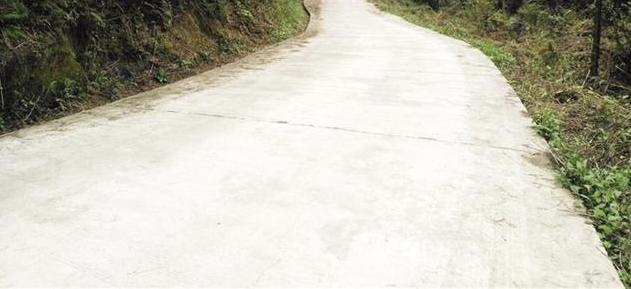
#> input picture Data2/3.JPG, 631 x 289 px, found by its file name
$ python 1.py
#> lines starting #> are read from the running program, lines starting #| are printed output that depends on the picture; after the words box and inside, x2 and y2 are one past the last pixel; in counts of white or black regions, pixels touching at a corner belong together
import cv2
import numpy as np


def caleGrayHist(image):
    # 灰度图像的高、宽
    rows, cols = image.shape
    # 存储灰度直方图
    grayHist = np.zeros([256], np.uint64)  # 图像的灰度级范围是0~255
    for r in range(rows):

        for c in range(cols):
            grayHist[image[r][c]] += 1

    return grayHist


def threshTwoPeaks(image):
    # 计算灰度直方图
    histogram = caleGrayHist(image)

    # 找到灰度直方图的最大峰值对应得灰度值
    maxLoc = np.where(histogram == np.max(histogram))
    firstPeak = maxLoc[0][0]  # 取第一个最大的灰度值

    # 寻找灰度直方图的第二个峰值对应得灰度值
    measureDists = np.zeros([256], np.float32)
    for k in range(256):
        measureDists[k] = pow(k - firstPeak, 2) * histogram[k]
    maxLoc2 = np.where(measureDists == np.max(measureDists))
    secondPeak = maxLoc2[0][0]

    # 找到两个峰值之间的最小值对应的灰度值，作为阈值
    thresh = 0
    if firstPeak > secondPeak:  # 第一个峰值在第二个峰值右侧
        temp = histogram[int(secondPeak):int(firstPeak)]
        minLoc = np.where(temp == np.min(temp))
        thresh = secondPeak + minLoc[0][0] + 1  # 有多个波谷取左侧的波谷
    else:
        temp = histogram[int(firstPeak):int(secondPeak)]
        minLoc = np.where(temp == np.min(temp))
        thresh = firstPeak + minLoc[0][0] + 1

    # 找到阈值后进行阈值处理，得到二值图
    threshImage_out = image.copy()
    threshImage_out[threshImage_out > thresh] = 255
    threshImage_out[threshImage_out <= thresh] = 0

    return (thresh, threshImage_out)


# THRESH_TRIANGLE与直方图技术法类似(效果更好)

img = cv2.imread(r'D:/bs/3.JPG', cv2.IMREAD_GRAYSCALE)
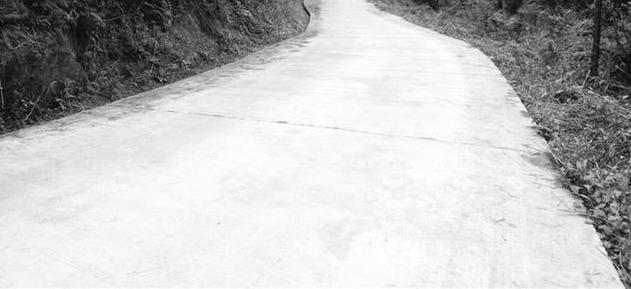
#> img: shape (289, 631); min 0, max 255, mean 190.7
the, dst = threshTwoPeaks(img)
#> in threshTwoPeaks, `histogram = caleGrayHist(image)`: histogram = 256 values, max 7892 at index 247, min 3 at index 1, mean 712.3
#> in threshTwoPeaks, `maxLoc = np.where(histogram == np.max(histogram))`: maxLoc = ([247],)
#> in threshTwoPeaks, `firstPeak = maxLoc[0][0]`: firstPeak = 247
#> after the loop in threshTwoPeaks, `for k in range(256):`: measureDists = 256 values, max 21981536 at index 40, min 0 at index 247, mean 6457739
#> in threshTwoPeaks, `maxLoc2 = np.where(measureDists == np.max(measureDists))`: maxLoc2 = ([40],)
#> in threshTwoPeaks, `secondPeak = maxLoc2[0][0]`: secondPeak = 40
#> in threshTwoPeaks, `temp = histogram[int(secondPeak):int(firstPeak)]`: temp = 207 values, max 6888 at index 205, min 99 at index 160, mean 638.4
#> in threshTwoPeaks, `minLoc = np.where(temp == np.min(temp))`: minLoc = ([160],)
#> in threshTwoPeaks, `thresh = secondPeak + minLoc[0][0] + 1`: thresh = 201
#> in threshTwoPeaks, `threshImage_out[threshImage_out > thresh] = 255`:
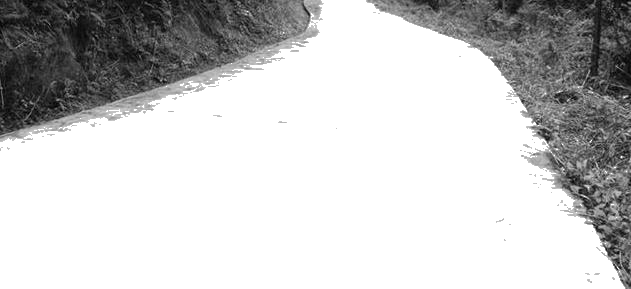
#> threshImage_out: shape (289, 631); min 0, max 255, mean 200
#> in threshTwoPeaks, `threshImage_out[threshImage_out <= thresh] = 0`:
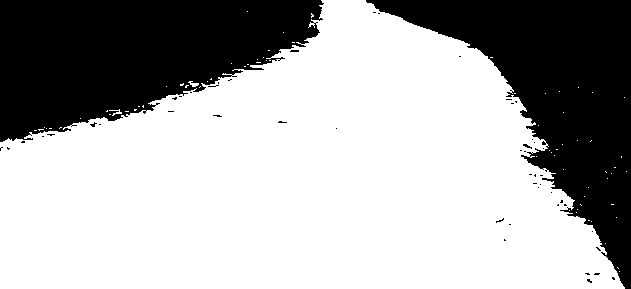
#> threshImage_out: shape (289, 631); 66.9% white; 51 black regions (48 under 20 px), largest, box (x1, y1, x2, y2) and area: (0, 0, 324, 142) 30998, (366, 0, 631, 289) 29066, (523, 144, 532, 149) 20
#> the = 201
the1 = 200
maxval = 255
the1, dst1 = cv2.threshold(img, the1, maxval, cv2.THRESH_TRIANGLE + cv2.THRESH_BINARY)
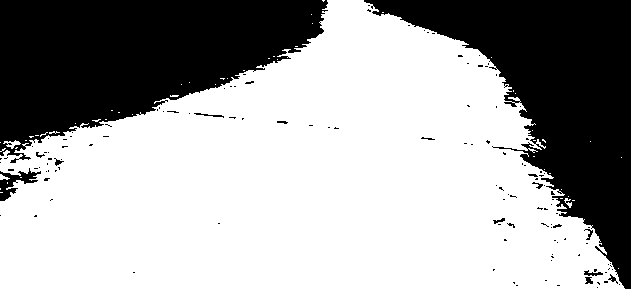
#> dst1: shape (289, 631); 64.9% white; 131 black regions (115 under 20 px), largest, box (x1, y1, x2, y2) and area: (0, 0, 328, 163) 32661, (364, 0, 631, 289) 30001, (0, 168, 41, 201) 503
#> the1 = 218
print('The thresh is :', the)
#| The thresh is : 201
print('The thresh1 is :', the1)
#| The thresh1 is : 218.0
cv2.imshow("image", img)
cv2.imshow('thresh_out', dst)
cv2.imshow('thresh_out1', dst1)
cv2.waitKey(0)
cv2.destroyAllWindows()
#cv2.imwrite('3.png',dst)#保存图片

$ run again, with Data2/4.JPG copied over Data2/3.JPG
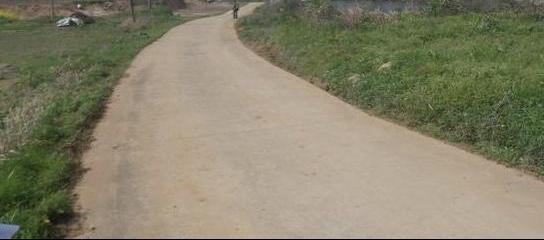
#> input picture Data2/4.JPG, 544 x 240 px, found by its file name
#> histogram = 256 values, max 3764 at index 173, min 0 at index 11, mean 510
#> maxLoc = ([173],)
#> firstPeak = 173
#> after the loop in threshTwoPeaks, `for k in range(256):`: measureDists = 256 values, max 11329940 at index 91, min 0 at index 11, mean 1893160
#> maxLoc2 = ([91],)
#> secondPeak = 91
#> temp = 82 values, max 3698 at index 80, min 115 at index 36, mean 1064.6
#> minLoc = ([36],)
#> thresh = 128
#> in threshTwoPeaks, `threshImage_out[threshImage_out <= thresh] = 0`:
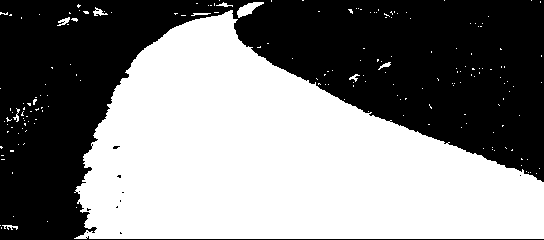
#> threshImage_out: shape (240, 544); 51% white; 11 black regions (10 under 20 px), largest, box (x1, y1, x2, y2) and area: (0, 0, 544, 240) 63951
#> `the1, dst1 = cv2.threshold(img, the1, maxval, cv2.THRESH_TRIANGLE + cv..`:
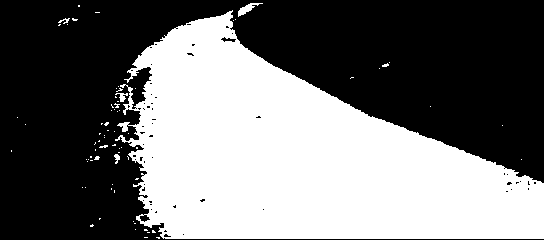
#> dst1: shape (240, 544); 44.1% white; 74 white regions (69 under 20 px), largest, box (x1, y1, x2, y2) and area: (115, 10, 544, 239) 57071, (238, 3, 263, 17) 126, (115, 93, 128, 102) 55, (114, 154, 120, 164) 36, (58, 18, 70, 24) 30
#> the1 = 151
#| The thresh is : 128
#| The thresh1 is : 151.0

$ run again, with Data2/6.JPG copied over Data2/3.JPG
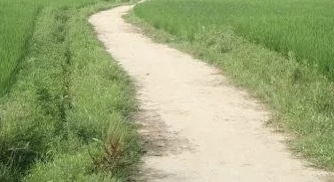
#> input picture Data2/6.JPG, 334 x 182 px, found by its file name
#> histogram = 256 values, max 1259 at index 227, min 0 at index 0, mean 237.5
#> maxLoc = ([227],)
#> firstPeak = 227
#> after the loop in threshTwoPeaks, `for k in range(256):`: measureDists = 256 values, max 7808983 at index 136, min 0 at index 0, mean 1649857.2
#> maxLoc2 = ([136],)
#> secondPeak = 136
#> temp = 91 values, max 1120 at index 90, min 73 at index 51, mean 335
#> minLoc = ([51],)
#> thresh = 188
#> in threshTwoPeaks, `threshImage_out[threshImage_out <= thresh] = 0`:
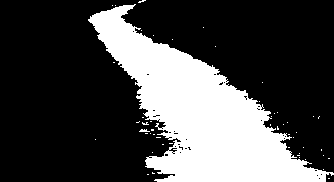
#> threshImage_out: shape (182, 334); 28.3% white; 51 white regions (49 under 20 px), largest, box (x1, y1, x2, y2) and area: (88, 4, 334, 182) 17043, (139, 129, 150, 132) 22
#> `the1, dst1 = cv2.threshold(img, the1, maxval, cv2.THRESH_TRIANGLE + cv..`:
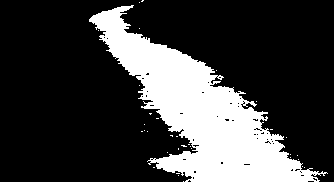
#> dst1: shape (182, 334); 24.3% white; 34 white regions (33 under 20 px), largest, box (x1, y1, x2, y2) and area: (89, 5, 328, 182) 14685
#> the1 = 212
#| The thresh is : 188
#| The thresh1 is : 212.0
